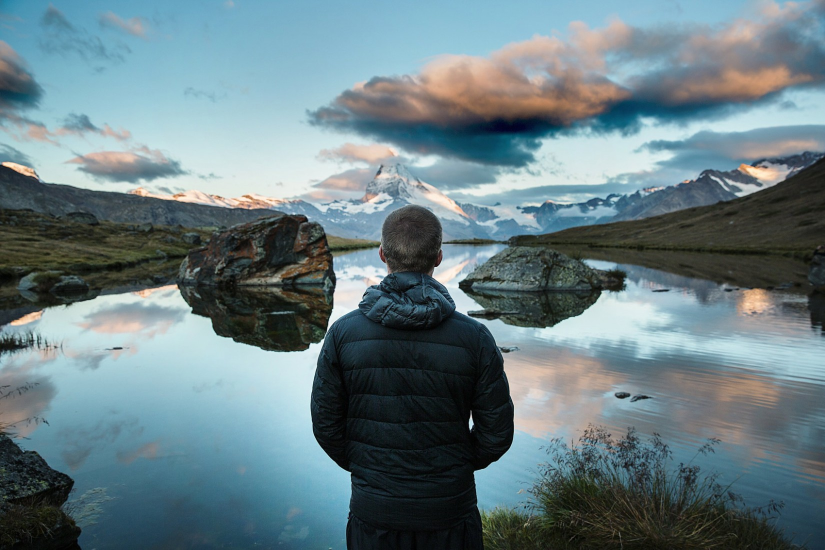
#> input picture images/natures.jpg, 1650 x 1100 px, found by its file name (shown at 1/2 size)
$ jupyter execute --allow-errors Homework2.ipynb
#> lines starting #> are read from the running program, lines starting #| are printed output that depends on the picture; long printed decimals are rounded
# HOMEWORK 2
For this homework you will have to complete and implement the colour balancing for:
* Gray world algorithm
* Scale-by-max algorithm

You are free to use your own images. Experiment with more images and think about the effect each of the algorithms has on the resulting (balanced) image.

### Colour Balancing
In this notebook we will show different type of colour balancing making use of von Kries' hypothesis.

[cell 1]
import cv2
import numpy as np
from matplotlib import pyplot as plt
import os
plt.rcParams['figure.figsize'] = [15, 5]

[cell 2]
img = cv2.imread('D:/AI_learning/images/natures.jpg')
#> img is the input picture: shape (1100, 1650, 3); mean B, G, R 131.2, 125.6, 104.8
img = cv2.cvtColor(img, cv2.COLOR_BGR2RGB)
plt.imshow(img)

### White patch
In white patch algorithm we choose a group of pixels we know they should be white. We then scale the resulting image colour channels by this white patch.

[cell 3]
# Define white patch and the coefficients
row, col = 712, 413
white = img[row, col, :]
#> white = [190, 223, 230]
coeffs = 255.0/white
#> coeffs = [1.34, 1.14, 1.11]

# Apply white balancing and generate balanced image
balanced = np.zeros_like(img, dtype=np.float32)
for channel in range(3):
    balanced[..., channel] = img[..., channel] * coeffs[channel]
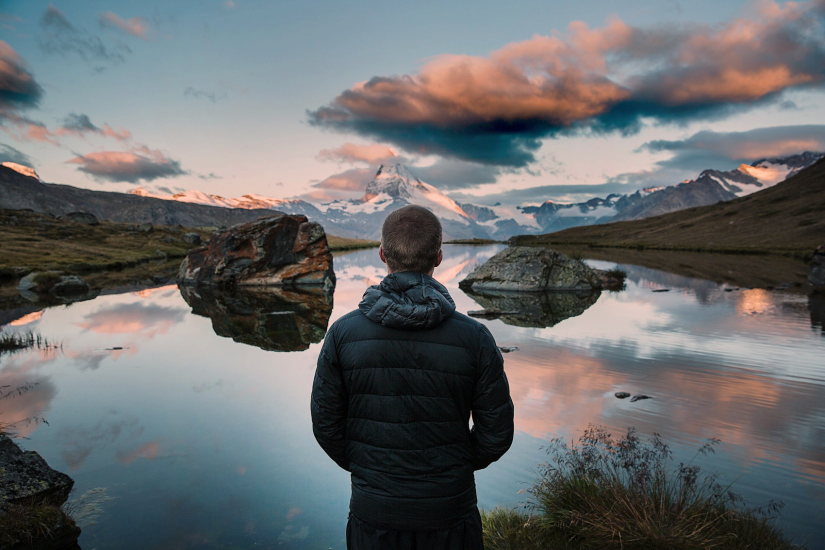
#> balanced: shape (1100, 1650, 3) float32 (shown at 1/2 size); mean R, G, B 140.8, 143.9, 145.5; drawn with min black and max white

# White patching does not guarantee that the dynamic range is preserved, images must be clipped.
balanced = balanced/255
balanced[balanced > 1] = 1
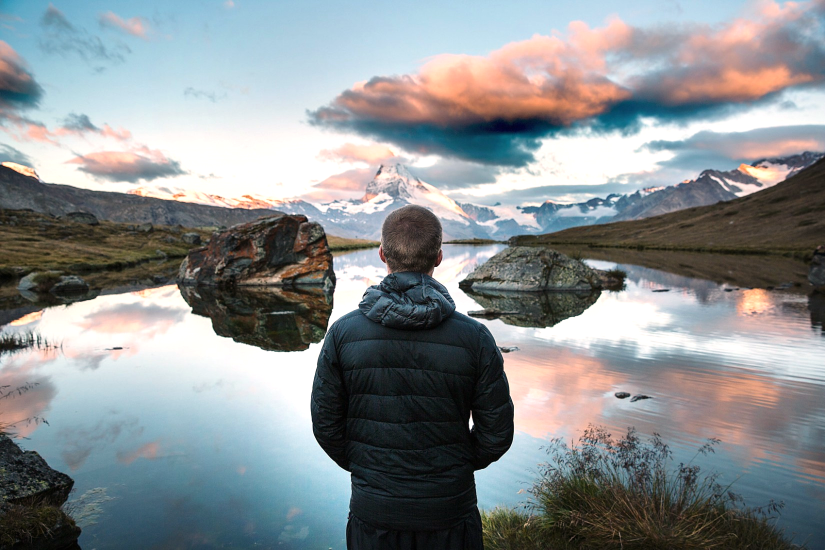
#> balanced: shape (1100, 1650, 3) float32 (shown at 1/2 size); mean R, G, B 0.54, 0.561, 0.57

plt.subplot(121), plt.imshow(img), plt.title('Original')
plt.subplot(122), plt.imshow(balanced), plt.title('White patch')
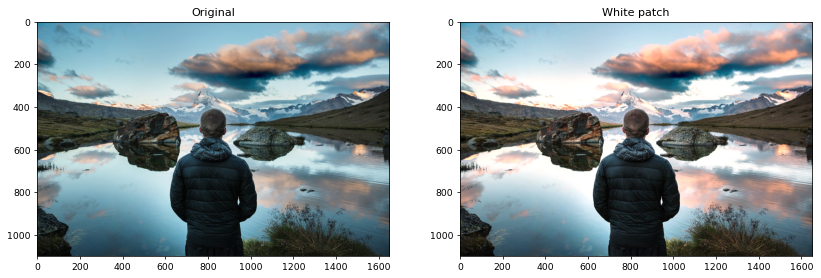
#> figure drawn by matplotlib, 2 panels

### Gray world
This algorithm assumes that a scene, on average, is gray.

[cell 4]
# Load your image
img = cv2.imread('D:/AI_learning/images/natures.jpg')
img = cv2.cvtColor(img, cv2.COLOR_BGR2RGB)

# Compute the mean values for all three colour channels (red, green, blue)
mean_r = np.mean(img[:, :, 0])
#> mean_r = 104.8
mean_g = np.mean(img[:, :, 1])
#> mean_g = 125.6
mean_b = np.mean(img[:, :, 2])
#> mean_b = 131.2

# Compute the coefficients kr, kg, kb
# Note: there are 3 coefficients to compute but we only have 2 equations.
# Therefore, you have to make an assumption, fix the value of one of the
# coefficients and compute the remining two
# Hint: You can fix the coefficient of the brightest colour channel to 1.
max_mean = max(mean_r, mean_g, mean_b)
#> max_mean = 131.2
kr = max_mean / mean_r
#> kr = 1.25
kg = max_mean / mean_g
#> kg = 1.05
kb = max_mean / mean_b
#> kb = 1

print("kr:", kr)
#| kr: 1.252
print("kg:", kg)
#| kg: 1.045
print("kb:", kb)
#| kb: 1.0

# Apply color balancing and generate the balanced image
balanced = img.copy()
balanced[:, :, 0] = balanced[:, :, 0] * kr
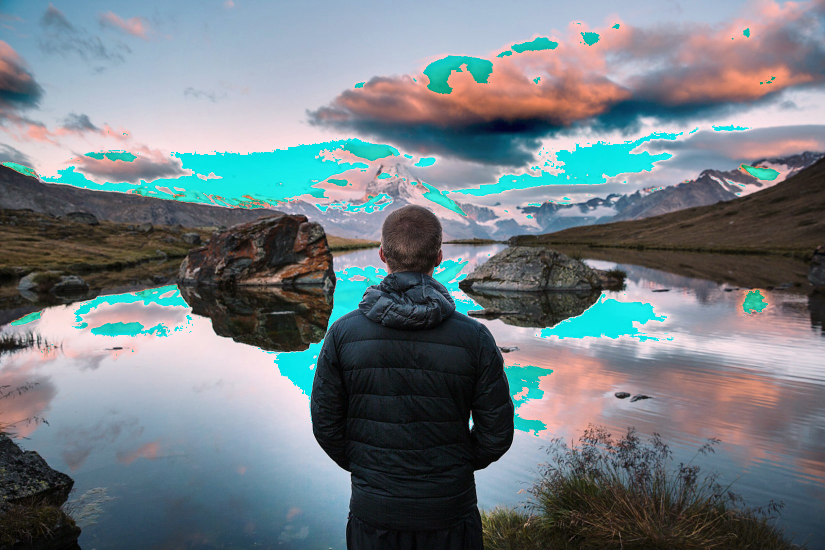
#> balanced: shape (1100, 1650, 3) (shown at 1/2 size); mean R, G, B 114.3, 125.6, 131.2
balanced[:, :, 1] = balanced[:, :, 1] * kg
balanced[:, :, 2] = balanced[:, :, 2] * kb
balanced = np.clip(balanced, 0, 255).astype(np.uint8)

# Show the original and the balanced image side by side
plt.subplot(121), plt.imshow(img), plt.title('Original')
plt.subplot(122), plt.imshow(balanced), plt.title('Gray world')

$ run again, with images/children.jpg copied over images/natures.jpg
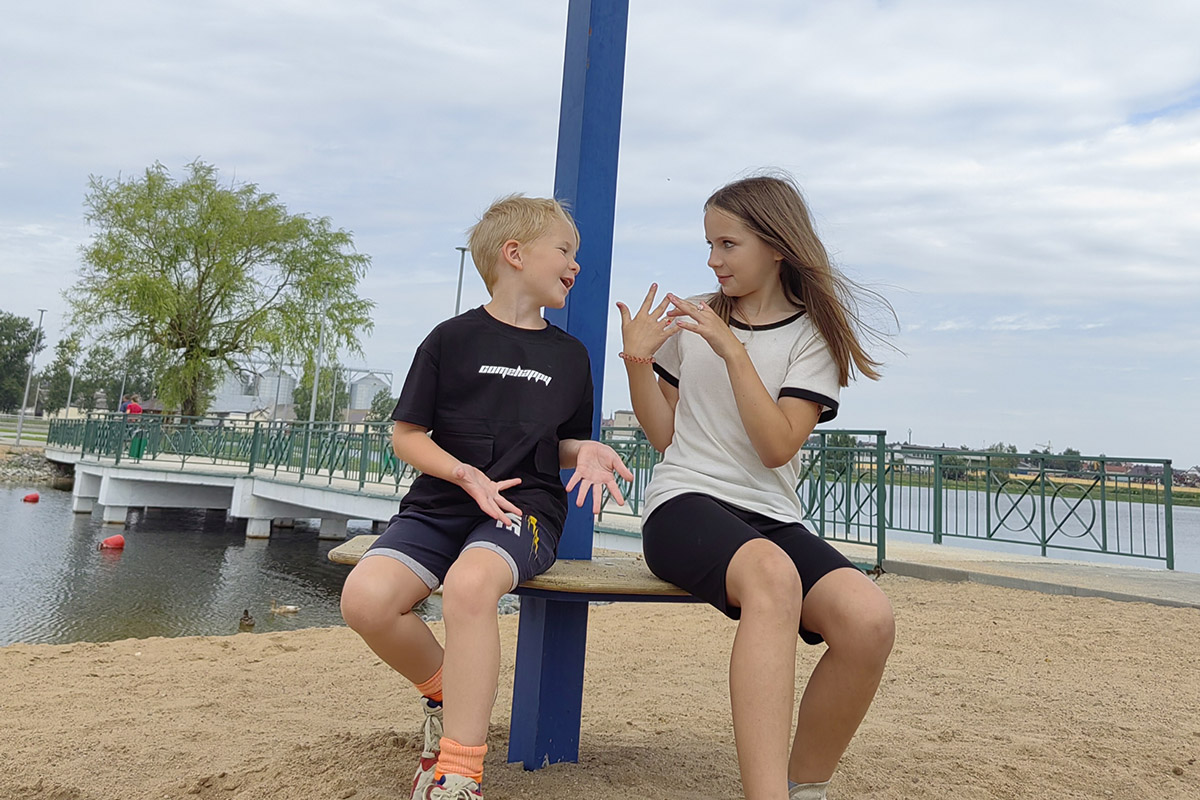
#> input picture images/children.jpg, 1200 x 800 px, found by its file name
#> img is the input picture: shape (800, 1200, 3); mean B, G, R 156.4, 160.2, 162.3
#> white = [187, 164, 133]
#> coeffs = [1.36, 1.55, 1.92]
#> after the loop `for channel in range(3):`:
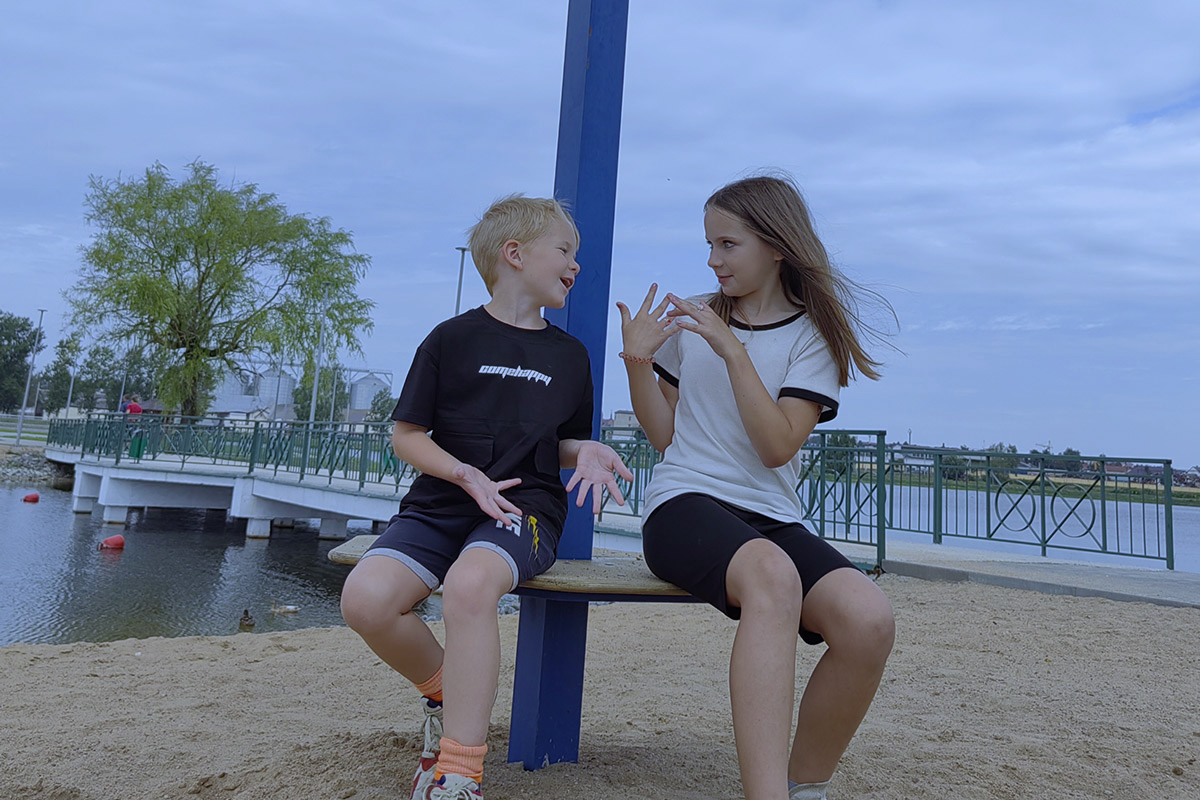
#> balanced: shape (800, 1200, 3) float32; mean R, G, B 221.3, 249, 299.8; drawn with min black and max white
#> mean_r = 162.3
#> mean_g = 160.2
#> mean_b = 156.4
#> max_mean = 162.3
#> kr = 1
#> kg = 1.01
#> kb = 1.04
#| kr: 1.0
#| kg: 1.013
#| kb: 1.037
#> `[cell 4] # Load your image img = cv2.imread('D:/AI_learning/images/nat..`:
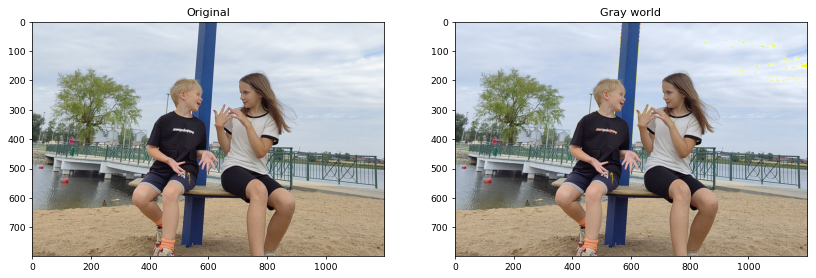
#> figure drawn by matplotlib, 2 panels
